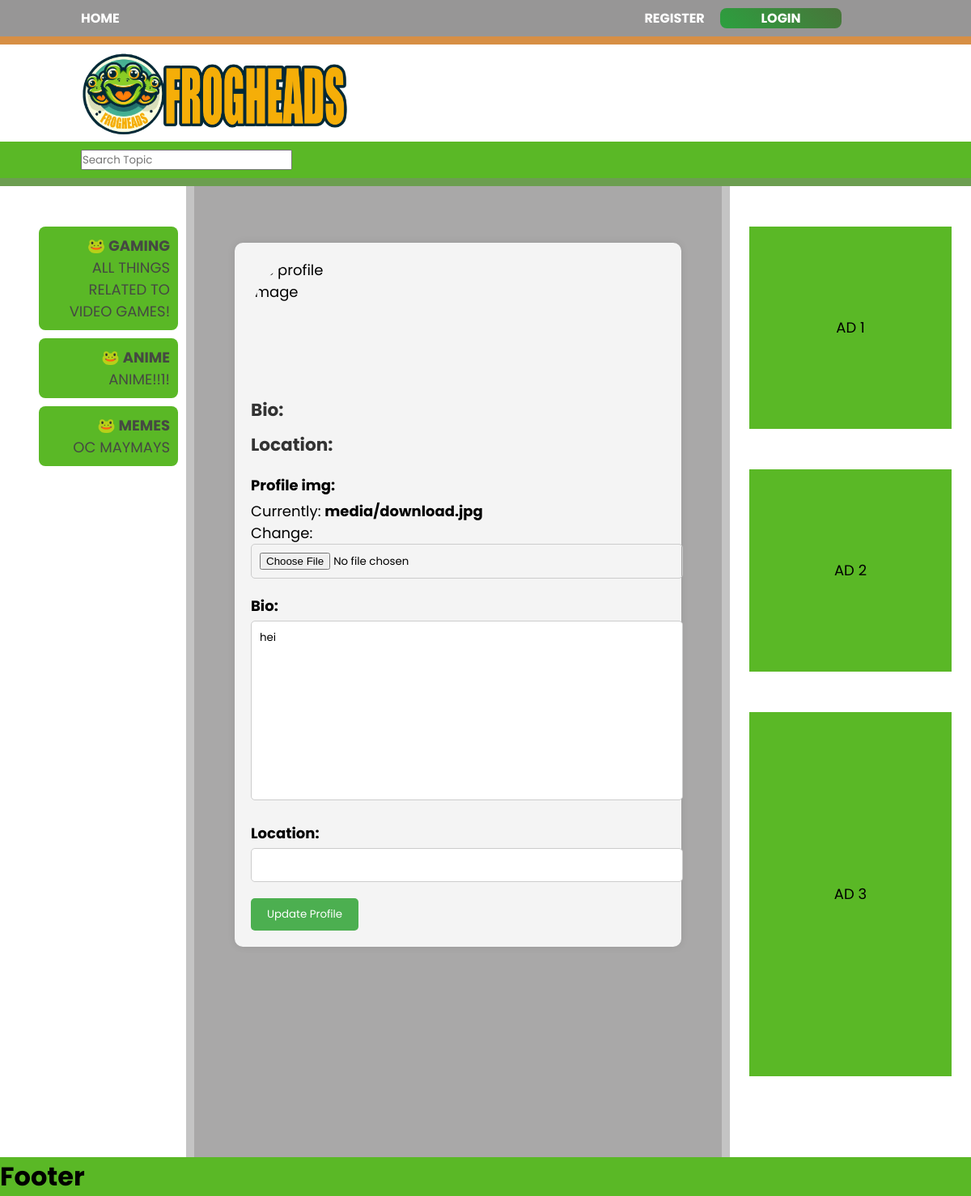
Before: /profile/edit/3/ with the older database file.
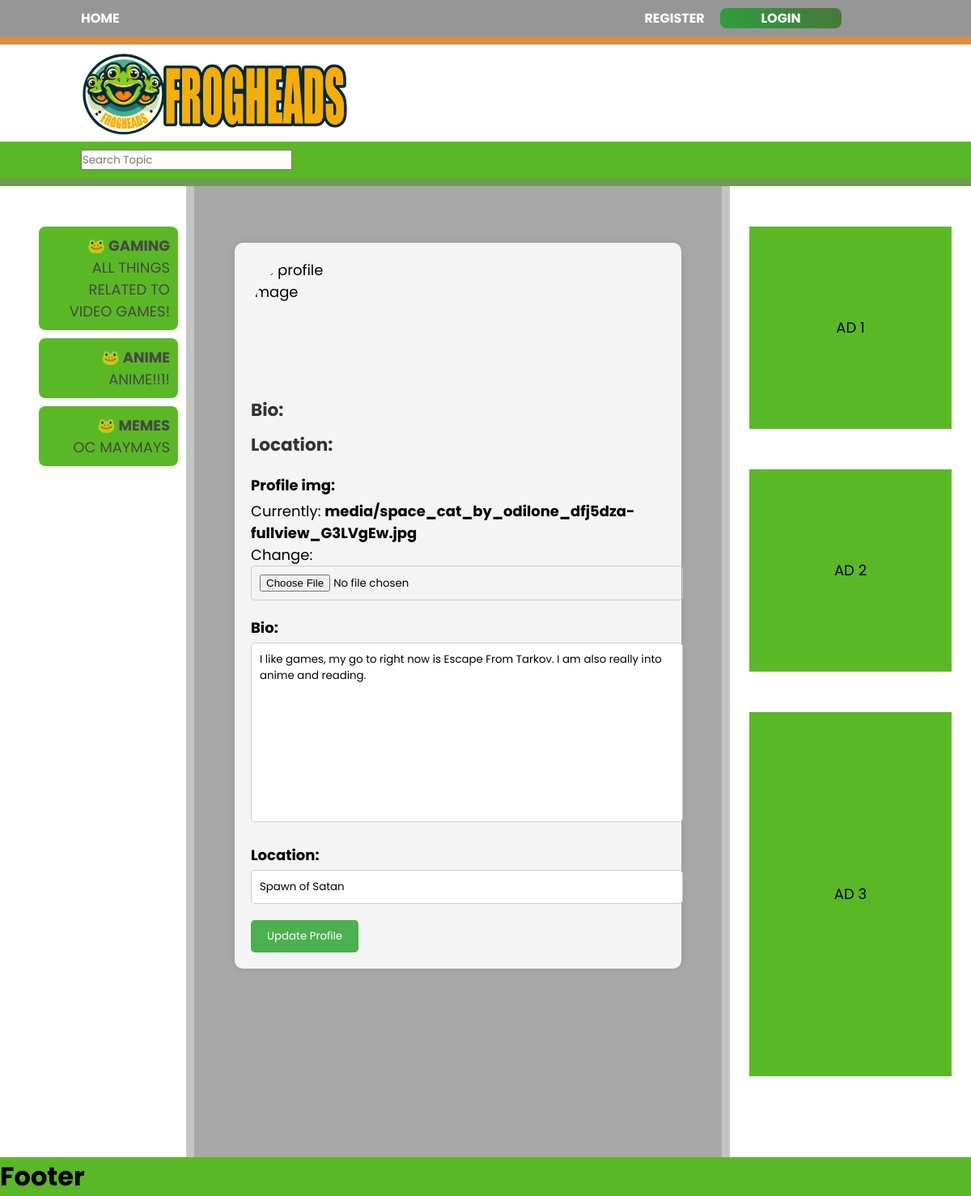
After: the same page with the newer database file.
### app/models.py (models this page shows, shortened)
class Profile(models.Model):
  username = models.OneToOneField(User, related_name='profile' ,on_delete=models.CASCADE)
  profile_img = models.ImageField(upload_to='media', default='images/blank_image.jpg')
  bio = models.TextField(blank=True)
  location = models.CharField(max_length=50, blank=True)

### app/views.py (the view)
# urls.py: path("profile/edit/<int:profile_id>/", edit_profile_view, name="edit_profile"),
def edit_profile_view(request, profile_id: int):
    profile = Profile.objects.get(id=profile_id)
    user = request.user
    form = ProfileForm(instance=profile)
    if request.method == 'POST':
        form = ProfileForm(request.POST, request.FILES, instance=profile)
        if form.is_valid():
            form.save()
            return render(request, 'profile.html')
    context = {
        'form' : form,
        'user' : user,
    }
    return render(request, 'edit_profile.html', context)

### app/forms.py
class ProfileForm(forms.ModelForm):
    class Meta:
        model = Profile
        fields = ['profile_img', 'bio', 'location']

### app/context_processors.py (called while the page is built)
def boards_processor(request):
    all_boards = MessageBoard.objects.all()
    return {'all_boards': all_boards}

### app/templates/edit_profile.html (shortened to what this page needs)
{% extends 'base.html' %}
{% block content %}
<div class="profile-container">
  <div class="profile-header">
    <img
      src="{{ user.profile.profile_img.url }}"
      alt="{{ user.username }}'s profile image"
      class="profile-image"
    />
  </div>
  <div class="profile-details">
    <p><strong>Bio:</strong> {{ user.profile.bio }}</p>
    <p><strong>Location:</strong> {{ user.profile.location }}</p>
  </div>
  <div class="edit-profile-form-container">
    <form method="post" class="edit-profile-form" enctype="multipart/form-data">
      <div class="form-group">
        {{ form.profile_img.label_tag }} {{ form.profile_img }}
      </div>
      <div class="form-group">
        {{ form.bio.label_tag }} {{ form.bio }}
      </div>
      <div class="form-group">
        {{ form.location.label_tag }} {{ form.location }}
      </div>
      <button type="submit" class="button">Update Profile</button>
    </form>
  </div>
</div>
{% endblock %}

Changed rows visible on the page:
changed Profile: bio "hei" → "I like games, my go to right now is Escape From Tarkov. I am also really into anime and reading."; location (not shown) → "Spawn of Satan"
Other visible differences:
text no longer shown: "Currently: media/download.jpg Change:"
text now shown: "Currently: media/space_cat_by_odilone_dfj5dza-fullview_G3LVgEw.jpg Change:"
